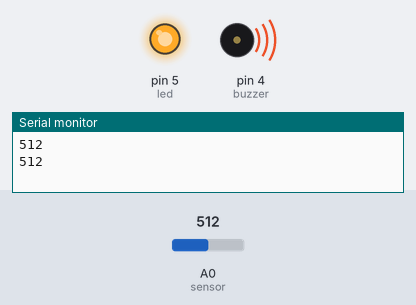
A sketch run on a simulated Arduino Uno, built with avr-gcc and run on an emulated ATmega328P. On the bench: output pins drawn as LEDs (lit = HIGH), buzzer (waves = sounding, pin HIGH), the last lines printed to the serial monitor. The inputs (shaded band) are chosen by the test bench; at power-on: A0 (sensor) = 512.

Above: at 2.8 s.
2.9 s: A0 (sensor) set to 110
8.9 s: A0 (sensor) set to 93
At 11.2 s:
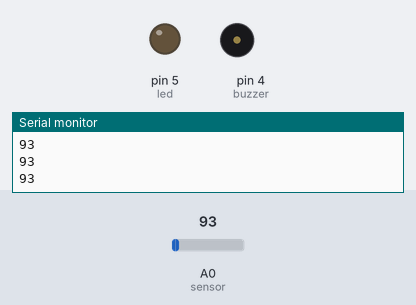
11.6 s: A0 (sensor) set to 109
At 12.7 s:
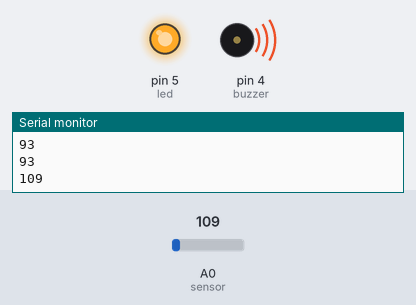
17.1 s: A0 (sensor) set to 89
At 18.5 s:
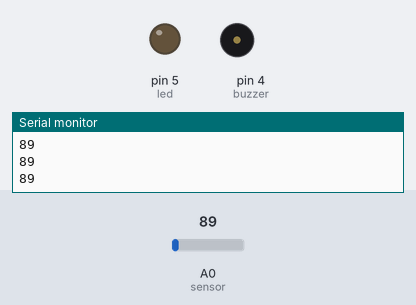
Timing chart, 0 to 20.1 s (numbered marks = the images above; inputs shaded):
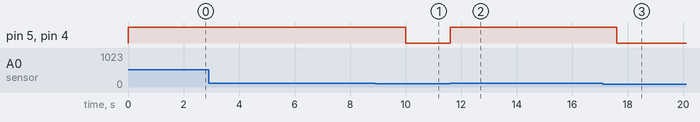

Measured:
- the behaviour switches between 100 and 99 on A0 (sensor) (found by bisection; images 0 and 1)
- after the input at 8.9 s, pin 5 (led), pin 4 (buzzer): HIGH → LOW after 1.1 s
- after the input at 11.6 s, pin 5 (led), pin 4 (buzzer): LOW → HIGH at once
- after the input at 17.1 s, pin 5 (led), pin 4 (buzzer): HIGH → LOW after 0.51 s

The sketch:

Sensor_Suara.ino
```cpp
const byte sensor=A0, led=5, buzzer=4;
short data;

void setup() {
  Serial.begin(9600);
  pinMode(sensor, INPUT);
  pinMode(led, OUTPUT);
  pinMode(buzzer, OUTPUT);
}

void loop() {
  data = analogRead(sensor);
  Serial.println(data);

  if(data > 99){
    digitalWrite(led, HIGH);
    digitalWrite(buzzer, HIGH);
    delay(2000);
     digitalWrite(led, LOW);
    digitalWrite(buzzer, LOW);
  }else{
    digitalWrite(led, LOW);
    digitalWrite(buzzer, LOW);
  }
}
```
